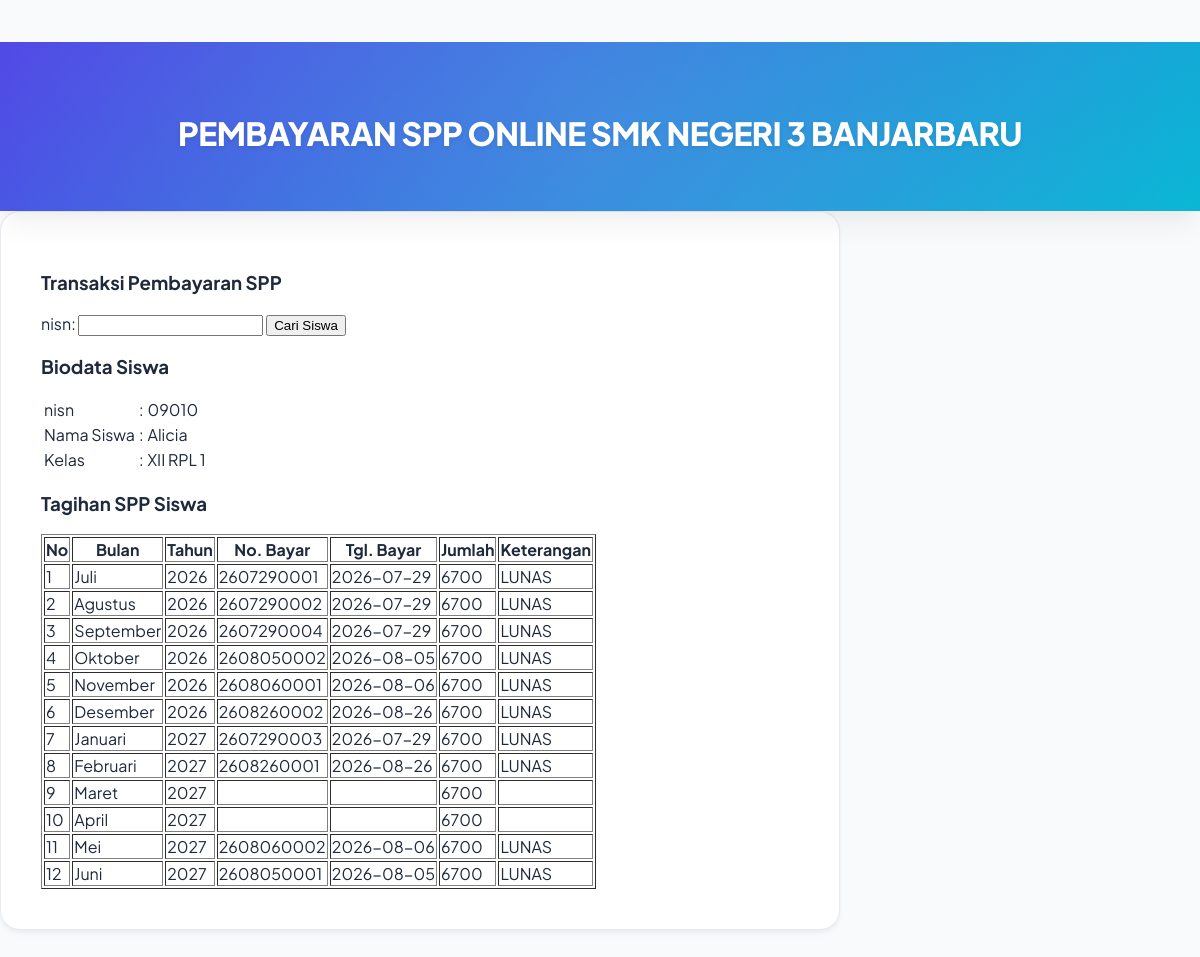
The page /bayar.php?nisn=09010 on the database its author committed.
### tables this page shows
CREATE TABLE `siswa` (
  `nisn` varchar(10) NOT NULL,
  `nis` varchar(8) NOT NULL,
  `nama` varchar(35) NOT NULL,
  `id_kelas` varchar(11) NOT NULL,
  `alamat` text NOT NULL,
  `no_telp` varchar(15) NOT NULL,
  `id_spp` varchar(5) NOT NULL
);

CREATE TABLE `kelas` (
  `id_kelas` varchar(5) NOT NULL,
  `nama_kelas` varchar(10) NOT NULL,
  `kompetensi_keahlian` varchar(30) NOT NULL
);

CREATE TABLE `pembayaran` (
  `id_pembayaran` int NOT NULL,
  `no_bayar` varchar(11) DEFAULT NULL,
  `id_petugas` varchar(5) DEFAULT NULL,
  `nisn` varchar(10) DEFAULT NULL,
  `tgl_pembayaran` date DEFAULT NULL,
  `bulan_tagihan` varchar(12) DEFAULT NULL,
  `tahun_tagihan` int DEFAULT NULL,
  `id_spp` varchar(5) DEFAULT NULL,
  `Keterangan` varchar(10) DEFAULT NULL
);

CREATE TABLE `spp` (
  `id_spp` varchar(5) NOT NULL,
  `tahun` int NOT NULL,
  `nominal` int NOT NULL
);

### bayar.php (the view, shortened to what this page needs)
<!DOCTYPE html>
<html lang="en">
<head>
    <link rel="stylesheet" type="text/css" href="src/style.css">
</head>
<body>
    <br>
    <br>
    <header>
        <h1 class="judul">PEMBAYARAN SPP ONLINE SMK NEGERI 3 BANJARBARU</h1>
    </header>
    <div class="blog">
        <div class="conteudo">
            <h3>Transaksi Pembayaran SPP</h3>
            <form action="" method="get">
                nisn: <input type="text" name="nisn">
                <input type="submit" value="Cari Siswa" name="cari">
            </form>
            <?php
            include_once "src/koneksi.php";
            if (isset($_GET['nisn']) && $_GET['nisn'] != '') {
                $sqlSiswa = mysqli_query($koneksi, "SELECT * FROM kelas JOIN siswa ON kelas.id_kelas = siswa.id_kelas
                JOIN spp ON siswa.id_spp = spp.id_spp WHERE nisn='$_GET[nisn]'");
                $data = mysqli_fetch_array($sqlSiswa);
            ?>
                <h3>Biodata Siswa</h3>
                <table>
                    <tr>
                        <td>nisn</td>
                        <td>:</td>
                        <td><?php echo $data['nisn']; ?></td>
                    </tr>
                    <tr>
                        <td>Nama Siswa</td>
                        <td>:</td>
                        <td><?php echo $data['nama']; ?></td>
                    </tr>
                    <tr>
                        <td>Kelas</td>
                        <td>:</td>
                        <td><?php echo $data['nama_kelas']; ?></td>
                    </tr>
                </table>
                <h3>Tagihan SPP Siswa</h3>
                <table border="1">
                    <tr>
                        <th>No</th>
                        <th>Bulan</th>
                        <th>Tahun</th>
                        <th>No. Bayar</th>
                        <th>Tgl. Bayar</th>
                        <th>Jumlah</th>
                        <th>Keterangan</th>
                    </tr>
                    <?php
                    $sql = mysqli_query($koneksi, "SELECT * FROM pembayaran JOIN spp ON
                pembayaran.id_spp = spp.id_spp WHERE nisn='$data[nisn]'");
                    $no = 1;
                    while ($data = mysqli_fetch_array($sql)) {
                        echo " <tr>
                    <td>$no</td>
                    <td>$data[bulan_tagihan]</td>
                    <td>$data[tahun_tagihan]</td>
                    <td>$data[no_bayar]</td>
                    <td>$data[tgl_pembayaran]</td>
                    <td>$data[nominal]</td>
                    <td>$data[Keterangan]</td>
                    </tr>";
                        $no++;
                    }
                    ?>
                </table>
            <?php
            }
            ?>
        </div>
    </div>
</body>
</html>

### src/style.css (style rules this page uses)
body { background: #f8fafc; margin: 0; font-family: 'Plus Jakarta Sans', sans-serif; color: #1e293b; min-height: 100vh; display: flex; flex-direction: column; }
header { padding: 50px 20px; text-align: center; background: linear-gradient(135deg, #4f46e5 0%, #06b6d4 100%); color: white; box-shadow: 0 20px 25px -5px rgba(0, 0, 0, 0.05), 0 10px 10px -5px rgba(0, 0, 0, 0.02); position: relative; overflow: hidden; }
header::before { content: ''; position: absolute; top: -50%; left: -50%; width: 200%; height: 200%; background: radial-gradient(circle, rgba(255,255,255,0.1) 0%, transparent 60%); pointer-events: none; }
header .judul { font-size: 32px; font-weight: 800; letter-spacing: -0.5px; margin-bottom: 8px; text-shadow: 0 2px 4px rgba(0,0,0,0.1); }
.blog { width: 70%; float: left; box-sizing: border-box; }
.conteudo { width: 100%; padding: 40px; margin-bottom: 30px; background: #ffffff; border-radius: 20px; box-shadow: 0 4px 6px -1px rgba(0, 0, 0, 0.05), 0 2px 4px -1px rgba(0, 0, 0, 0.03); border: 1px solid rgba(226, 232, 240, 0.8); box-sizing: border-box; }

### rows shown on the page
siswa: nisn "09010", nama "Alicia", id_kelas.nama_kelas "XII RPL 1"
pembayaran: bulan_tagihan "Juli", tahun_tagihan "2026", no_bayar "2607290001", tgl_pembayaran "2026-07-29", id_spp.nominal "6700", Keterangan "LUNAS"
pembayaran: bulan_tagihan "Agustus", tahun_tagihan "2026", no_bayar "2607290002", tgl_pembayaran "2026-07-29", id_spp.nominal "6700", Keterangan "LUNAS"
pembayaran: bulan_tagihan "September", tahun_tagihan "2026", no_bayar "2607290004", tgl_pembayaran "2026-07-29", id_spp.nominal "6700", Keterangan "LUNAS"
pembayaran: bulan_tagihan "Oktober", tahun_tagihan "2026", no_bayar "2608050002", tgl_pembayaran "2026-08-05", id_spp.nominal "6700", Keterangan "LUNAS"
pembayaran: bulan_tagihan "November", tahun_tagihan "2026", no_bayar "2608060001", tgl_pembayaran "2026-08-06", id_spp.nominal "6700", Keterangan "LUNAS"
pembayaran: bulan_tagihan "Desember", tahun_tagihan "2026", no_bayar "2608260002", tgl_pembayaran "2026-08-26", id_spp.nominal "6700", Keterangan "LUNAS"
pembayaran: bulan_tagihan "Januari", tahun_tagihan "2027", no_bayar "2607290003", tgl_pembayaran "2026-07-29", id_spp.nominal "6700", Keterangan "LUNAS"
pembayaran: bulan_tagihan "Februari", tahun_tagihan "2027", no_bayar "2608260001", tgl_pembayaran "2026-08-26", id_spp.nominal "6700", Keterangan "LUNAS"
pembayaran: bulan_tagihan "Maret", tahun_tagihan "2027", id_spp.nominal "6700"
pembayaran: bulan_tagihan "April", tahun_tagihan "2027", id_spp.nominal "6700"
pembayaran: bulan_tagihan "Mei", tahun_tagihan "2027", no_bayar "2608060002", tgl_pembayaran "2026-08-06", id_spp.nominal "6700", Keterangan "LUNAS"
pembayaran: bulan_tagihan "Juni", tahun_tagihan "2027", no_bayar "2608050001", tgl_pembayaran "2026-08-05", id_spp.nominal "6700", Keterangan "LUNAS"
